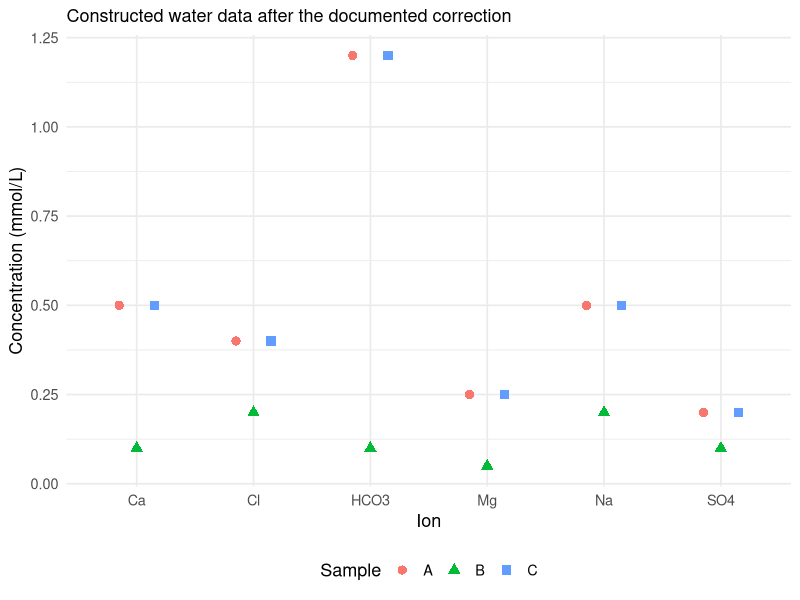

Write R code to recreate this figure.
# Activity A. Constructed near-neutral water analyses, not environmental samples.
# Run from the folder holding this script and the two CSVs. Raw data are retained.
library(readr)
library(dplyr)
library(ggplot2)

raw_ions <- read_csv("water-ions.csv", show_col_types = FALSE)
corrections <- read_csv("corrections.csv", show_col_types = FALSE)
stopifnot(!anyNA(raw_ions),
          all(raw_ions$concentration_mg_l >= 0),
          all(raw_ions$molar_mass_g_mol > 0),
          all(raw_ions$charge != 0),
          anyDuplicated(raw_ions[c("sample_id", "ion")]) == 0)

# mg/L divided by the numerical g/mol value gives mmol/L.
raw_calculated <- raw_ions |>
  mutate(concentration_mmol_l = concentration_mg_l / molar_mass_g_mol,
         positive_meq_l = if_else(charge > 0,
                                  charge * concentration_mmol_l, 0),
         negative_meq_l = if_else(charge < 0,
                                  -charge * concentration_mmol_l, 0))
raw_balance <- raw_calculated |>
  group_by(sample_id) |>
  summarise(cations_meq_l = sum(positive_meq_l),
            anions_meq_l = sum(negative_meq_l), .groups = "drop") |>
  mutate(imbalance_percent =
           100 * (cations_meq_l - anions_meq_l) /
                 (cations_meq_l + anions_meq_l))

# Apply ONLY the supplied correction supported by the constructed lab record.
# A charge mismatch by itself is not authority to invent a replacement value.
stopifnot(nrow(corrections) == 1)
corrected_ions <- raw_ions
row_to_correct <- which(raw_ions$sample_id == corrections$sample_id[1] &
                        raw_ions$ion == corrections$ion[1])
stopifnot(length(row_to_correct) == 1,
          abs(raw_ions$concentration_mg_l[row_to_correct] -
                corrections$original_mg_l[1]) < 1e-8)
corrected_ions$concentration_mg_l[row_to_correct] <-
  corrections$corrected_mg_l[1]

corrected_calculated <- corrected_ions |>
  mutate(concentration_mmol_l = concentration_mg_l / molar_mass_g_mol,
         positive_meq_l = if_else(charge > 0,
                                  charge * concentration_mmol_l, 0),
         negative_meq_l = if_else(charge < 0,
                                  -charge * concentration_mmol_l, 0))
corrected_balance <- corrected_calculated |>
  group_by(sample_id) |>
  summarise(cations_meq_l = sum(positive_meq_l),
            anions_meq_l = sum(negative_meq_l), .groups = "drop") |>
  mutate(imbalance_percent =
           100 * (cations_meq_l - anions_meq_l) /
                 (cations_meq_l + anions_meq_l))

water_plot <- ggplot(corrected_calculated,
                     aes(ion, concentration_mmol_l, colour = sample_id,
                         shape = sample_id)) +
  geom_point(position = position_dodge(width = 0.45), size = 2.8) +
  labs(x = "Ion", y = "Concentration (mmol/L)", colour = "Sample", shape = "Sample",
       subtitle = "Constructed water data after the documented correction") +
  theme_minimal(base_size = 13) +
  theme(legend.position = "bottom")
